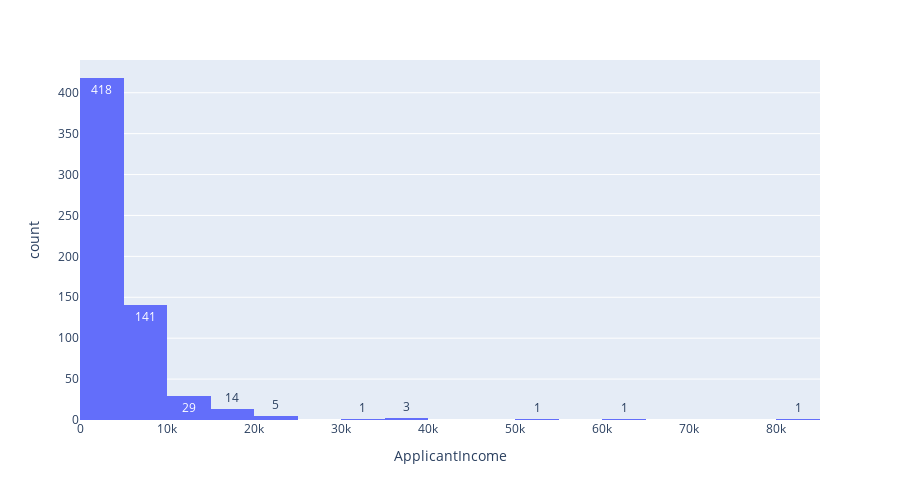

The notebook cell saved with this chart:
### Code cell
fig=px.histogram(data_frame=loan_data,x='ApplicantIncome',text_auto=True,nbins=20)
fig.update_layout(width=900,height=500)
fig.show()

### Figure 1 — Plotly figure (JSON) as saved in the notebook; plotly's stock layout.template omitted (floating-point values rounded to 4 significant figures; data arrays with more than 128 entries replaced by an {"elided": "..."} marker saying what was removed)
{"data": [{"alignmentgroup": "True", "bingroup": "x", "hovertemplate": "ApplicantIncome=%{x}<br>count=%{y}<extra></extra>", "legendgroup": "", "marker": {"color": "#636efa", "pattern": {"shape": ""}}, "name": "", "nbinsx": 20, "offsetgroup": "", "orientation": "v", "showlegend": false, "texttemplate": "%{value}", "type": "histogram", "x": {"elided": "614 int values"}, "xaxis": "x", "yaxis": "y"}], "layout": {"barmode": "relative", "height": 500, "legend": {"tracegroupgap": 0}, "margin": {"t": 60}, "width": 900, "xaxis": {"anchor": "y", "domain": [0, 1], "title": {"text": "ApplicantIncome"}}, "yaxis": {"anchor": "x", "domain": [0, 1], "title": {"text": "count"}}}}
